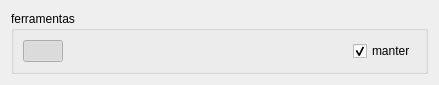
<?xml version="1.0" encoding="UTF-8"?>
<ui version="4.0">
 <class>PetriButtons</class>
 <widget class="QWidget" name="PetriButtons">
  <property name="geometry">
   <rect>
    <x>0</x>
    <y>0</y>
    <width>439</width>
    <height>75</height>
   </rect>
  </property>
  <property name="windowTitle">
   <string>Form</string>
  </property>
  <layout class="QGridLayout" name="gridLayout">
   <item row="0" column="0">
    <widget class="QGroupBox" name="groupBox">
     <property name="title">
      <string>ferramentas</string>
     </property>
     <layout class="QGridLayout" name="gridLayout_2">
      <item row="0" column="0">
       <widget class="QPushButton" name="pb_arrow">
        <property name="toolTip">
         <string>selecionar</string>
        </property>
        <property name="text">
         <string/>
        </property>
        <property name="icon">
         <iconset resource="imgs.qrc">
          <normaloff>:/icons/img/cursor.ico</normaloff>:/icons/img/cursor.ico</iconset>
        </property>
        <property name="checkable">
         <bool>true</bool>
        </property>
        <property name="checked">
         <bool>true</bool>
        </property>
        <property name="flat">
         <bool>true</bool>
        </property>
       </widget>
      </item>
      <item row="0" column="1">
       <widget class="QPushButton" name="pb_place">
        <property name="toolTip">
         <string>lugar</string>
        </property>
        <property name="text">
         <string/>
        </property>
        <property name="icon">
         <iconset resource="imgs.qrc">
          <normaloff>:/icons/img/place.ico</normaloff>:/icons/img/place.ico</iconset>
        </property>
        <property name="checkable">
         <bool>true</bool>
        </property>
        <property name="flat">
         <bool>true</bool>
        </property>
       </widget>
      </item>
      <item row="0" column="5">
       <widget class="QPushButton" name="pb_arc">
        <property name="toolTip">
         <string>arco</string>
        </property>
        <property name="text">
         <string/>
        </property>
        <property name="icon">
         <iconset resource="imgs.qrc">
          <normaloff>:/icons/img/arc.ico</normaloff>:/icons/img/arc.ico</iconset>
        </property>
        <property name="checkable">
         <bool>true</bool>
        </property>
        <property name="flat">
         <bool>true</bool>
        </property>
       </widget>
      </item>
      <item row="0" column="4">
       <widget class="QPushButton" name="pb_ttrans">
        <property name="toolTip">
         <string>transição temporizada</string>
        </property>
        <property name="text">
         <string/>
        </property>
        <property name="icon">
         <iconset resource="imgs.qrc">
          <normaloff>:/icons/img/ttrans.ico</normaloff>:/icons/img/ttrans.ico</iconset>
        </property>
        <property name="checkable">
         <bool>true</bool>
        </property>
        <property name="flat">
         <bool>true</bool>
        </property>
       </widget>
      </item>
      <item row="0" column="3">
       <widget class="QPushButton" name="pb_itrans">
        <property name="toolTip">
         <string>transição imediata</string>
        </property>
        <property name="text">
         <string/>
        </property>
        <property name="icon">
         <iconset resource="imgs.qrc">
          <normaloff>:/icons/img/imtrans.ico</normaloff>:/icons/img/imtrans.ico</iconset>
        </property>
        <property name="checkable">
         <bool>true</bool>
        </property>
        <property name="flat">
         <bool>true</bool>
        </property>
       </widget>
      </item>
      <item row="0" column="2">
       <widget class="QPushButton" name="pb_fplace">
        <property name="toolTip">
         <string>lugar fluido</string>
        </property>
        <property name="text">
         <string/>
        </property>
        <property name="icon">
         <iconset resource="imgs.qrc">
          <normaloff>:/icons/img/fplace.ico</normaloff>:/icons/img/fplace.ico</iconset>
        </property>
        <property name="checkable">
         <bool>true</bool>
        </property>
        <property name="flat">
         <bool>true</bool>
        </property>
       </widget>
      </item>
      <item row="0" column="6">
       <widget class="QPushButton" name="pb_inhibitor">
        <property name="toolTip">
         <string>arco inibidor</string>
        </property>
        <property name="text">
         <string/>
        </property>
        <property name="icon">
         <iconset resource="imgs.qrc">
          <normaloff>:/icons/img/inhibitor.ico</normaloff>:/icons/img/inhibitor.ico</iconset>
        </property>
        <property name="checkable">
         <bool>true</bool>
        </property>
        <property name="flat">
         <bool>true</bool>
        </property>
       </widget>
      </item>
      <item row="0" column="8">
       <widget class="QCheckBox" name="cb_lock">
        <property name="text">
         <string>manter</string>
        </property>
        <property name="checked">
         <bool>true</bool>
        </property>
       </widget>
      </item>
      <item row="0" column="7">
       <spacer name="horizontalSpacer">
        <property name="orientation">
         <enum>Qt::Horizontal</enum>
        </property>
        <property name="sizeHint" stdset="0">
         <size>
          <width>40</width>
          <height>20</height>
         </size>
        </property>
       </spacer>
      </item>
     </layout>
    </widget>
   </item>
  </layout>
 </widget>
 <resources>
  <include location="imgs.qrc"/>
 </resources>
 <connections/>
</ui>
